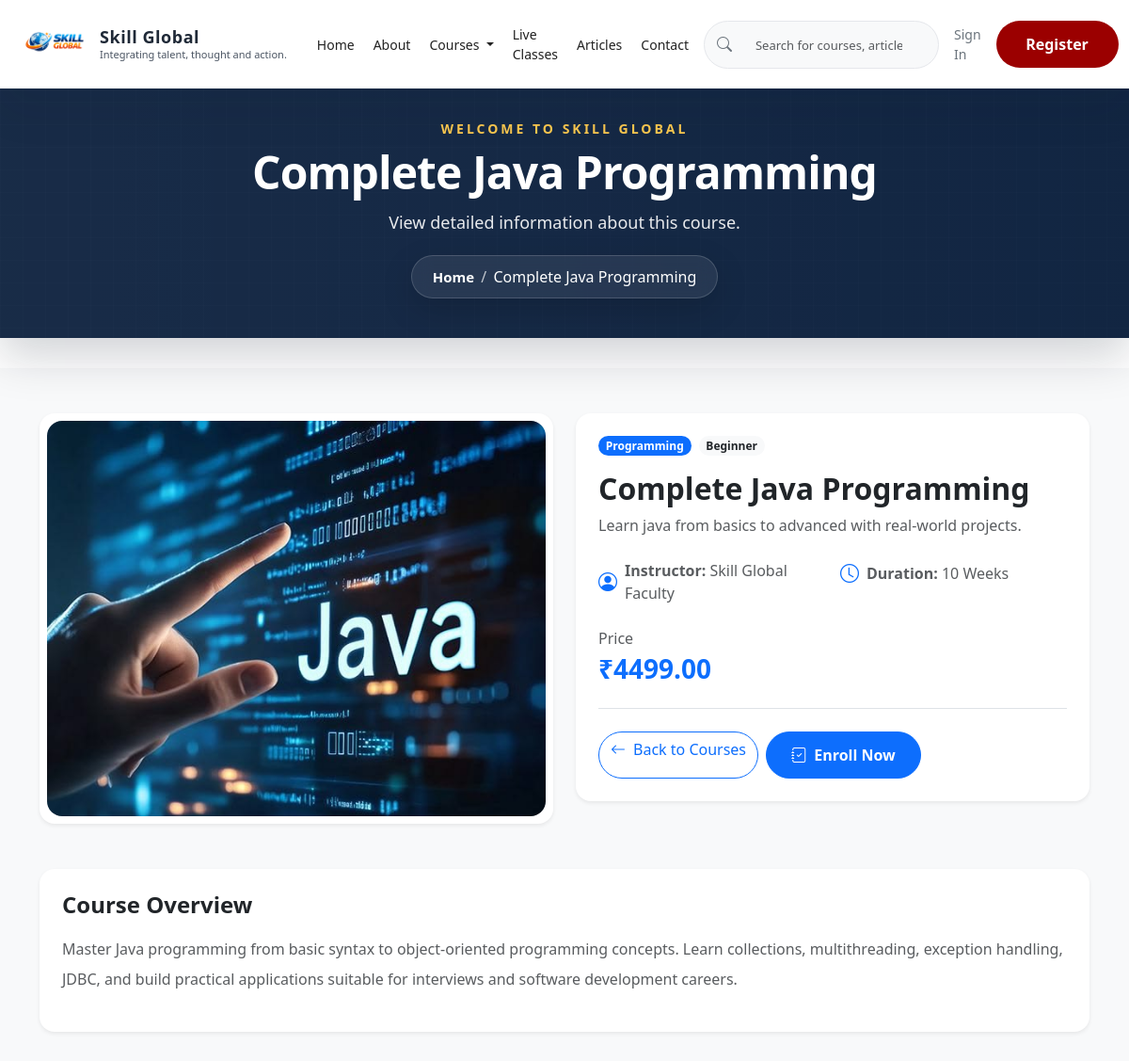
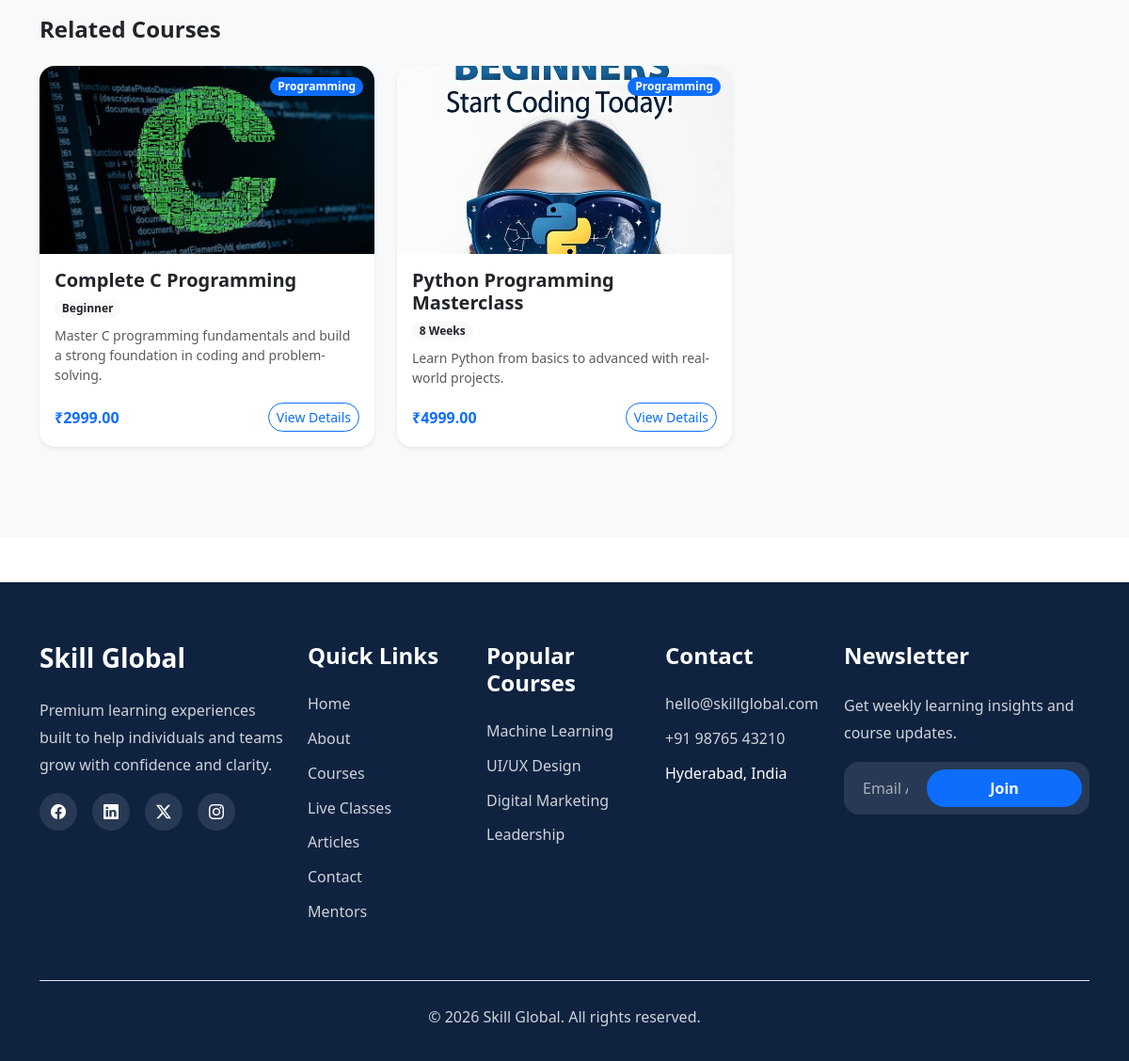
/courses/2/, run on the app's committed database (2 pictures, top to bottom).
### skill_global/models.py (models this page shows, shortened)
class Course(models.Model):
    title = models.CharField(max_length=200)
    slug = models.SlugField(max_length=255, unique=True, blank=True, null=True)
    category = models.CharField(max_length=100, blank=True)
    short_description = models.CharField(max_length=255, blank=True)
    description = models.TextField(blank=True)
    instructor = models.CharField(max_length=150, blank=True)
    duration = models.CharField(max_length=80, blank=True)
    level = models.CharField(max_length=80, blank=True)
    price = models.DecimalField(max_digits=8, decimal_places=2, blank=True, null=True)
    image = models.ImageField(upload_to='courses/', blank=True, null=True)
    is_active = models.BooleanField(default=True)
    created_at = models.DateTimeField(auto_now_add=True)
    updated_at = models.DateTimeField(auto_now=True)
    class Meta:
        verbose_name = 'Course'
        verbose_name_plural = 'Courses'
        ordering = ['title']

### skill_global/views.py (the view)
# urls.py: path('courses/<int:id>/', views.course_detail, name='course_detail'),
def course_detail(request, id):
    course = get_object_or_404(Course, id=id, is_active=True)
    related_courses = Course.objects.filter(
        category=course.category,
        is_active=True
    ).exclude(id=course.id)[:3]
    context = {
        'page_title': course.title,
        'page_description': 'View detailed information about this course.',
        'course': course,
        'related_courses': related_courses,
    }
    return render(request, 'skill_global/course_detail.html', context)

### templates/skill_global/course_detail.html (shortened to what this page needs)
{% extends 'base.html' %}
{% load static %}
{% block extra_css %}
<link rel="stylesheet" href="https://cdn.jsdelivr.net/npm/bootstrap-icons@1.11.3/font/bootstrap-icons.min.css">
{% endblock %}
{% block content %}
<section class="py-5 bg-light">
    <div class="container">
        {% if course %}
        <div class="row g-4 align-items-start mb-5">
            <div class="col-lg-6">
                <div class="shadow-sm rounded-4 p-2 bg-white">
                    {% if course.image %}
                    <img src="{{ course.image.url }}" class="img-fluid w-100 rounded-4" alt="{{ course.title }}"
                        style="height: 420px; object-fit: cover;">
                    {% else %}
                    <div class="course-image-placeholder">
                        <i class="bi bi-image"></i>
                    </div>
                    {% endif %}
                </div>
            </div>
            <div class="col-lg-6">
                <div class="card border-0 shadow-sm rounded-4 p-4">
                    <div class="d-flex flex-wrap gap-2 mb-3">
                        <span class="badge bg-primary rounded-pill">{{ course.category }}</span>
                        <span class="badge bg-light text-dark rounded-pill">{{ course.level }}</span>
                    </div>
                    <h2 class="fw-bold mb-2">{{ course.title }}</h2>
                    <p class="text-muted mb-4">{{ course.short_description }}</p>
                    <div class="row g-3 mb-4">
                        <div class="col-sm-6">
                            <div class="d-flex align-items-center text-muted">
                                <i class="bi bi-person-circle fs-5 me-2 text-primary"></i>
                                <span><strong>Instructor:</strong> {{ course.instructor }}</span>
                            </div>
                        </div>
                        <div class="col-sm-6">
                            <div class="d-flex align-items-center text-muted">
                                <i class="bi bi-clock fs-5 me-2 text-primary"></i>
                                <span><strong>Duration:</strong> {{ course.duration }}</span>
                            </div>
                        </div>
                    </div>
                    <div class="mb-4 pb-4 border-bottom">
                        <p class="text-muted mb-1">Price</p>
                        <h3 class="fw-bold text-primary mb-0">₹{{ course.price }}</h3>
                    </div>
                    <div class="d-flex flex-wrap gap-2">
                        <a href="{% url 'courses' %}" class="btn btn-outline-primary rounded-pill">
                            <i class="bi bi-arrow-left me-2"></i>Back to Courses
                        </a>
                        <a href="{% url 'course_enrollment' course.slug %}" class="btn btn-primary rounded-pill">
                            <i class="bi bi-journal-check me-2"></i>Enroll Now
                        </a>
                    </div>
                </div>
            </div>
        </div>
        <div class="card border-0 shadow-sm rounded-4 p-4 mb-5">
            <h4 class="fw-bold mb-3">Course Overview</h4>
            {% if course.description %}
            <p class="text-muted lh-lg">
                {{ course.description }}
            </p>
            {% else %}
            <p class="text-muted">
                No detailed description is available for this course yet.
            </p>
            {% endif %}
        </div>
        {% if related_courses %}
        <div class="mb-5">
            <h4 class="fw-bold mb-4">Related Courses</h4>
            <div class="row g-4">
                {% for related_course in related_courses %}
                <div class="col-md-4">
                    <div class="card border-0 shadow-sm h-100 rounded-4 overflow-hidden">
                        <div class="position-relative">
                            {% if related_course.image %}
                            <img src="{{ related_course.image.url }}" class="img-fluid w-100"
                                alt="{{ related_course.title }}" style="height: 200px; object-fit: cover;">
                            {% else %}
                            <div class="bg-light d-flex align-items-center justify-content-center"
                                style="height: 200px;">
                                <i class="bi bi-image text-muted" style="font-size: 48px; opacity: 0.3;"></i>
                            </div>
                            {% endif %}
                            {% if related_course.category %}
                            <span class="badge bg-primary rounded-pill position-absolute"
                                style="top: 12px; right: 12px;">{{ related_course.category }}</span>
                            {% endif %}
                        </div>
                        <div class="card-body d-flex flex-column">
                            <h5 class="fw-semibold mb-2">{{ related_course.title }}</h5>
                            {% if related_course.level %}
                            <p class="badge bg-light text-dark rounded-pill d-inline-block mb-2"
                                style="width: fit-content;">{{ related_course.level }}</p>
                            {% endif %}
                            <p class="text-muted small mb-3 flex-grow-1">{{ related_course.short_description }}</p>
                            <div class="d-flex justify-content-between align-items-center">
                                {% if related_course.price %}
                                <span class="fw-bold text-primary">₹{{ related_course.price }}</span>
                                {% endif %}
                                <a href="{% url 'course_detail' related_course.id %}"
                                    class="btn btn-outline-primary btn-sm rounded-pill">
                                    View Details
                                </a>
                            </div>
                        </div>
                    </div>
                </div>
                {% endfor %}
            </div>
        </div>
        {% endif %}
        {% endif %}
    </div>
</section>
{% endblock %}

### templates/includes/global_header.html
<section class="global-header-banner" aria-label="Page banner">
    <div class="global-header-backdrop"></div>
    <div class="container h-100">
        <div class="row h-100 align-items-center">
            <div class="col-12 text-center">
                <p class="global-header-label">WELCOME TO SKILL GLOBAL</p>
                <h1 class="global-header-title">{{ page_title|default:"Skill Global" }}</h1>
                <p class="global-header-description">
                    {{ page_description|default:"Premium education designed for modern learners and professionals." }}
                </p>
                <nav class="global-header-breadcrumb" aria-label="Breadcrumb">
                    <a href="/">Home</a>
                    <span class="breadcrumb-divider">/</span>
                    <span>{{ page_title|default:"Page" }}</span>
                </nav>
            </div>
        </div>
    </div>
</section>

### static/css/navbar.css (style rules this page uses)
:root { --navbar-height: 60px; --navbar-bg: #ffffff; --primary-blue: #0D6EFD; --dark-text: #1F2937; --muted-text: #6B7280; --light-grey: #F8F9FA; --border-color: #E5E7EB; --shadow: 0 8px 24px rgba(31, 41, 55, 0.08); --shadow-strong: 0 12px 28px rgba(31, 41, 55, 0.12); }

### static/css/hero.css (style rules this page uses)
:root { --hero-primary: #0d6efd; --hero-primary-hover: #0b5ed7; --hero-text: #ffffff; --hero-muted: rgba(255, 255, 255, 0.88); --hero-shadow: 0 20px 50px rgba(0, 0, 0, 0.28); }
.btn.btn-primary, .btn.btn-outline-light { min-width: 165px; padding: 0.75rem 1.3rem; border-radius: 999px; font-weight: 700; transition: transform 0.25s ease, box-shadow 0.25s ease, background 0.25s ease, color 0.25s ease; }

### static/css/global-header.css (style rules this page uses)
body { padding-top: var(--navbar-height, 78px); }
.global-header-banner { position: relative; display: flex; align-items: center; background: #0f2340; color: #fff; padding: 42px 0; margin: 0 0 2rem; width: 100%; border-radius: 0; box-shadow: 0 20px 45px rgba(4, 15, 35, 0.18); z-index: 1; }
.global-header-banner::before, .global-header-banner::after { content: ''; position: absolute; pointer-events: none; inset: 0; }
.global-header-banner::before { background: linear-gradient(90deg, rgba(255, 255, 255, 0.04) 0%, rgba(255, 255, 255, 0.01) 100%); z-index: 0; }
.global-header-banner::after { background-image: linear-gradient(rgba(255, 255, 255, 0.03) 1px, transparent 1px), linear-gradient(90deg, rgba(255, 255, 255, 0.03) 1px, transparent 1px); background-size: 24px 24px; opacity: 0.35; z-index: 0; }
.global-header-backdrop { position: absolute; inset: 0; background: transparent; z-index: 0; }
.global-header-banner .container { position: relative; z-index: 2; }
.global-header-label { font-size: 0.875rem; font-weight: 700; letter-spacing: 0.1875rem; text-transform: uppercase; color: #f9c74f; margin-bottom: 10px; animation: globalHeaderFade 0.9s ease both; }
.global-header-title { font-size: 3rem; font-weight: 700; line-height: 1.08; margin-bottom: 12px; letter-spacing: -0.02em; animation: globalHeaderFade 1.1s ease both; }
.global-header-description { max-width: 650px; margin: 0 auto 20px; font-size: 1.125rem; line-height: 1.7; color: rgba(255, 255, 255, 0.9); animation: globalHeaderFade 1.25s ease both; }
.global-header-breadcrumb { display: inline-flex; align-items: center; gap: 0.45rem; padding: 10px 22px; border: 1px solid rgba(255, 255, 255, 0.16); border-radius: 25px; background: rgba(255, 255, 255, 0.08); backdrop-filter: blur(10px); box-shadow: 0 12px 35px rgba(0, 0, 0, 0.15); animation: globalHeaderFade 1.35s ease both; }
.global-header-breadcrumb a { color: #fff; text-decoration: none; font-size: 0.9375rem; font-weight: 600; }
.breadcrumb-divider { color: rgba(255, 255, 255, 0.72); }

### static/css/recognition.css (style rules this page uses)
:root { --rec-bg: #151515; --rec-card: #1d1d1d; --rec-gold: #d4af37; --rec-text: #f7f7f2; --rec-muted: #c7c2b7; --rec-border: rgba(212, 175, 55, 0.24); }

### static/css/courses.css (style rules this page uses)
:root { --course-primary: #0d6efd; --course-primary-dark: #0b5ed7; --course-bg: #f8f9fa; --course-card-bg: #ffffff; --course-text: #1f2937; --course-muted: #6b7280; --course-border: #e5e7eb; }

### data on the page
Course: title "Complete Java Programming", image (picture), category "Programming", level "Beginner", short_description "Learn java from basics to advanced with real-world projects.", instructor "Skill Global Faculty", duration "10 Weeks", price "4499.00", description "Master Java programming from basic syntax to object-oriented programming concepts. Learn collections, multithreading, exception handling, JDBC, and build practical applications suitable for interviews and software development careers."
Course: image (picture), category "Programming", title "Complete C Programming", level "Beginner", short_description "Master C programming fundamentals and build a strong foundation in coding and problem-solving.", price "2999.00"
Course: image (picture), category "Programming", title "Python Programming Masterclass", level "8 Weeks", short_description "Learn Python from basics to advanced with real-world projects.", price "4999.00"
